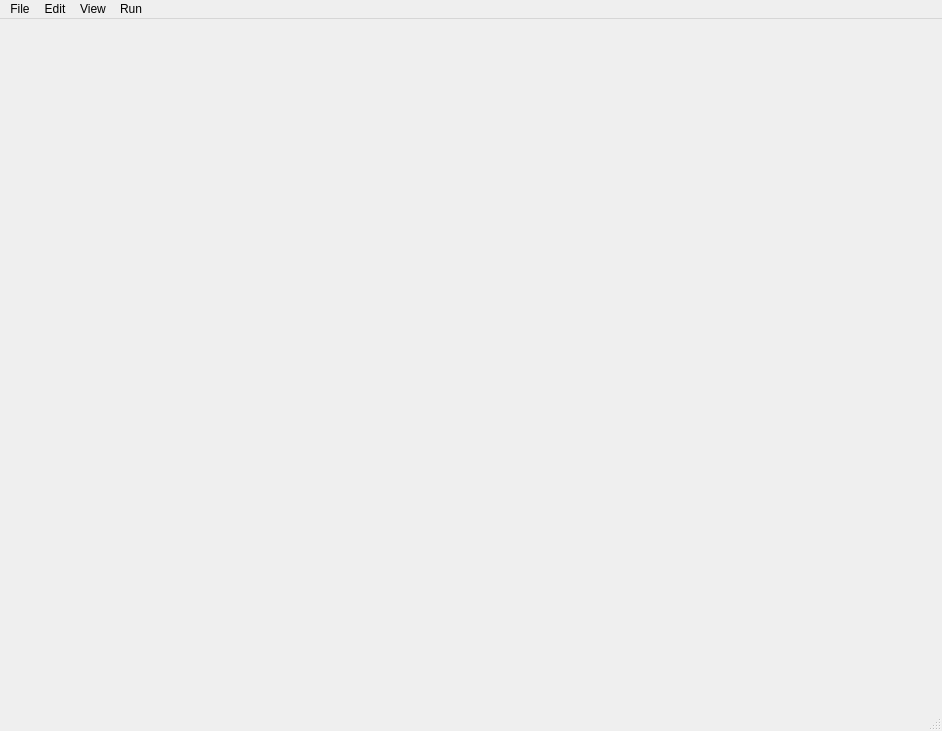
<?xml version="1.0" encoding="UTF-8"?>
<ui version="4.0">
 <class>MainWindow</class>
 <widget class="QMainWindow" name="MainWindow">
  <property name="geometry">
   <rect>
    <x>0</x>
    <y>0</y>
    <width>942</width>
    <height>731</height>
   </rect>
  </property>
  <property name="windowTitle">
   <string>MainWindow</string>
  </property>
  <widget class="QWidget" name="centralwidget">
   <widget class="QWidget" name="layoutWidget">
    <property name="geometry">
     <rect>
      <x>9</x>
      <y>-1</y>
      <width>931</width>
      <height>681</height>
     </rect>
    </property>
    <layout class="QHBoxLayout" name="horizontalLayout_2">
     <item>
      <widget class="QWidget" name="ToolbarContainer" native="true">
       <property name="minimumSize">
        <size>
         <width>200</width>
         <height>0</height>
        </size>
       </property>
       <property name="maximumSize">
        <size>
         <width>16777215</width>
         <height>16777215</height>
        </size>
       </property>
       <property name="autoFillBackground">
        <bool>false</bool>
       </property>
       <widget class="SliderWidget" name="SliderWidget" native="true">
        <property name="geometry">
         <rect>
          <x>0</x>
          <y>0</y>
          <width>200</width>
          <height>271</height>
         </rect>
        </property>
        <property name="minimumSize">
         <size>
          <width>200</width>
          <height>150</height>
         </size>
        </property>
        <property name="maximumSize">
         <size>
          <width>200</width>
          <height>16777215</height>
         </size>
        </property>
       </widget>
      </widget>
     </item>
     <item>
      <widget class="QWidget" name="MplWidgetContainer" native="true">
       <property name="minimumSize">
        <size>
         <width>600</width>
         <height>0</height>
        </size>
       </property>
       <property name="maximumSize">
        <size>
         <width>600</width>
         <height>600</height>
        </size>
       </property>
       <widget class="MplWidget" name="MplWidget" native="true">
        <property name="geometry">
         <rect>
          <x>0</x>
          <y>0</y>
          <width>600</width>
          <height>600</height>
         </rect>
        </property>
        <property name="minimumSize">
         <size>
          <width>600</width>
          <height>600</height>
         </size>
        </property>
        <property name="toolTip">
         <string comment="standard node"/>
        </property>
       </widget>
      </widget>
     </item>
     <item>
      <spacer name="horizontalSpacer_2">
       <property name="orientation">
        <enum>Qt::Horizontal</enum>
       </property>
       <property name="sizeHint" stdset="0">
        <size>
         <width>40</width>
         <height>20</height>
        </size>
       </property>
      </spacer>
     </item>
    </layout>
   </widget>
  </widget>
  <widget class="QMenuBar" name="menubar">
   <property name="geometry">
    <rect>
     <x>0</x>
     <y>0</y>
     <width>942</width>
     <height>22</height>
    </rect>
   </property>
   <widget class="QMenu" name="menuFile">
    <property name="title">
     <string>File</string>
    </property>
    <widget class="QMenu" name="menuOpen">
     <property name="title">
      <string>Open</string>
     </property>
     <addaction name="actionImage"/>
     <addaction name="actionLabel"/>
    </widget>
    <addaction name="menuOpen"/>
    <addaction name="separator"/>
    <addaction name="actionSave"/>
    <addaction name="actionSave_As"/>
   </widget>
   <widget class="QMenu" name="menuEdit">
    <property name="title">
     <string>Edit</string>
    </property>
    <addaction name="actionClear"/>
    <addaction name="actionCustom_Processing"/>
   </widget>
   <widget class="QMenu" name="menuView">
    <property name="title">
     <string>View</string>
    </property>
    <addaction name="actionBinary_Image"/>
    <addaction name="actionBounding_Boxes"/>
    <addaction name="actionContour_view"/>
   </widget>
   <widget class="QMenu" name="menuRun">
    <property name="title">
     <string>Run</string>
    </property>
    <addaction name="actionProcess_Image"/>
    <addaction name="actionYOLO"/>
    <addaction name="actionContour_run"/>
    <addaction name="actionEdge_Detection"/>
    <addaction name="actionCrop"/>
   </widget>
   <addaction name="menuFile"/>
   <addaction name="menuEdit"/>
   <addaction name="menuView"/>
   <addaction name="menuRun"/>
  </widget>
  <widget class="QStatusBar" name="statusbar"/>
  <action name="actionImage">
   <property name="text">
    <string>Image</string>
   </property>
  </action>
  <action name="actionLabel">
   <property name="text">
    <string>Label</string>
   </property>
  </action>
  <action name="actionSave">
   <property name="text">
    <string>Save</string>
   </property>
  </action>
  <action name="actionClear">
   <property name="text">
    <string>Clear</string>
   </property>
  </action>
  <action name="actionCustom_Processing">
   <property name="text">
    <string>Image Processing Options</string>
   </property>
  </action>
  <action name="actionBinary_Image">
   <property name="checkable">
    <bool>true</bool>
   </property>
   <property name="text">
    <string>Binary Image</string>
   </property>
  </action>
  <action name="actionBounding_Boxes">
   <property name="checkable">
    <bool>true</bool>
   </property>
   <property name="text">
    <string>Bounding Boxes</string>
   </property>
  </action>
  <action name="actionContour_view">
   <property name="checkable">
    <bool>true</bool>
   </property>
   <property name="text">
    <string>Contour</string>
   </property>
  </action>
  <action name="actionProcess_Image">
   <property name="text">
    <string>Process Image</string>
   </property>
  </action>
  <action name="actionYOLO">
   <property name="text">
    <string>YOLO</string>
   </property>
  </action>
  <action name="actionContour_run">
   <property name="text">
    <string>Contour</string>
   </property>
  </action>
  <action name="actionEdge_Detection">
   <property name="text">
    <string>Edge Detection</string>
   </property>
  </action>
  <action name="actionCrop">
   <property name="text">
    <string>Crop</string>
   </property>
  </action>
  <action name="actionReunify">
   <property name="text">
    <string>Reunify</string>
   </property>
  </action>
  <action name="actionSave_As">
   <property name="text">
    <string>Save As...</string>
   </property>
  </action>
 </widget>
 <customwidgets>
  <customwidget>
   <class>MplWidget</class>
   <extends>QWidget</extends>
   <header>ui/mplwidget.h</header>
   <container>1</container>
  </customwidget>
  <customwidget>
   <class>SliderWidget</class>
   <extends>QWidget</extends>
   <header>ui/sliderwidget.h</header>
   <container>1</container>
  </customwidget>
 </customwidgets>
 <resources/>
 <connections/>
</ui>
